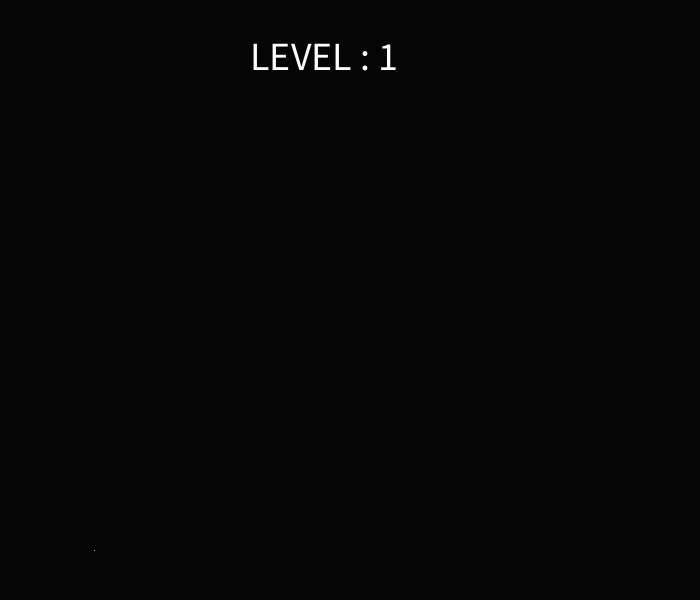
Frame 1 (no input)
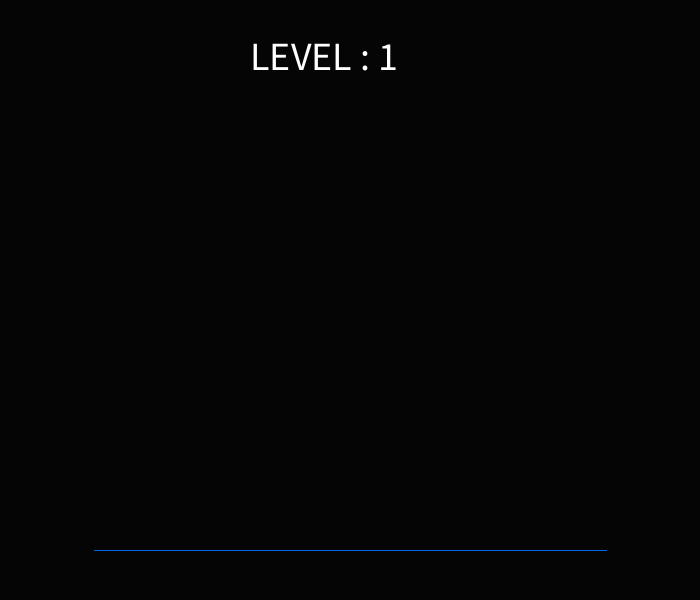
Frame 60 (the mouse pressed at the canvas centre just before this capture)
Frame 120 (the mouse held since frame 60 and released just before this capture): identical to frame 60, image omitted

The Processing sketch that drew these frames (run headless with seeded random() and noise(); from frame 60 on, the mouse is pressed at the canvas centre):

// Processing sketch: fractal
// ── fractal.pde

class Line {
  double sx, sy;
  double ex, ey;
  Line(double x1, double y1, double x2, double y2) {
    sx = x1;
    sy = y1;
    ex = x2;
    ey = y2;
  }
}
ArrayList<Line> prev = new ArrayList<Line>();
ArrayList<Line> seg = new ArrayList<Line>();
int len = 512;
int level = 1;
boolean in = false;
color st = color(5, 5, 5);
int drawtime = 1000;
int start;

void breakSegments(){
  if (len==1) {
    println("Length = 1");
    return;
  }
  len/=2;
  level++;

  ArrayList<Line> res = new ArrayList<Line>();
  for (int i=0; i<seg.size(); i++) {
    Line l = seg.get(i);
    double angle = Math.atan2(-(l.ey-l.sy), l.ex-l.sx);
    double angle60 = angle + Math.toRadians(60);
    double anglem60 = angle - Math.toRadians(60);

    if (in) {
      in=!in;
      double x = l.sx, y = l.sy;
      double dx = Math.cos(anglem60)*len, dy = Math.sin(anglem60)*len;
      res.add( new Line( x, y, x+dx, y-dy) );
      x+=dx;
      y-=dy;
      dx = Math.cos(angle)*len;
      dy = Math.sin(angle)*len;
      res.add( new Line( x, y, x+dx, y-dy) );
      x+=dx;
      y-=dy;
      res.add( new Line( x, y, l.ex, l.ey) );
    } else {
      in=!in;
      double x = l.sx, y = l.sy;
      double dx = Math.cos(angle60)*len, dy = Math.sin(angle60)*len;
      res.add( new Line( x, y, x+dx, y-dy) );
      x+=dx;
      y-=dy;
      dx = Math.cos(angle)*len;
      dy = Math.sin(angle)*len;
      res.add( new Line( x, y, x+dx, y-dy) );
      x+=dx;
      y-=dy;
      res.add( new Line( x, y, l.ex, l.ey) );
    }
  }
  prev = seg;
  seg = res;
  start = millis();
}
  
  

void setup() {
  size(700, 600);
  background(150);
  strokeWeight(1);
  fill(255);
  seg.add(new Line((width-len)/2, height-50, (width-len)/2+len, height-50));
  start = millis();
}

void draw() {
  
  double p = (double)(millis()-start)/(drawtime*level);
  if(p>=1){
    prev = seg;
  }
  background(5);
  textSize(40);
  text("LEVEL : "+level, 250,70);
  stroke(0, 100, 240);
  int i;
  for (i=0; len>0 && i<prev.size(); i++) {
    Line l = prev.get(i);
    line(Math.round(l.sx), Math.round(l.sy), Math.round(l.ex), Math.round(l.ey));
  }
  
  if(p<1){
  stroke(255);
  for (i=0; i<seg.size(); i++) {
    if ((double)(i+1)/seg.size() > p)
      break;
    Line l = seg.get(i);
    line(Math.round(l.sx), Math.round(l.sy), Math.round(l.ex), Math.round(l.ey));
  }
  if (i<seg.size()) {
    Line l = seg.get(i);
    double tp =  p*seg.size() - i;
    double tl = tp*len;
    double angle = Math.atan2(-(l.ey-l.sy), l.ex-l.sx);
    line(Math.round(l.sx), Math.round(l.sy), Math.round(l.sx + Math.cos(angle)*tl), Math.round(l.sy - Math.sin(angle)*tl));
  }
  }
}

void mouseClicked() {
  breakSegments();
}
